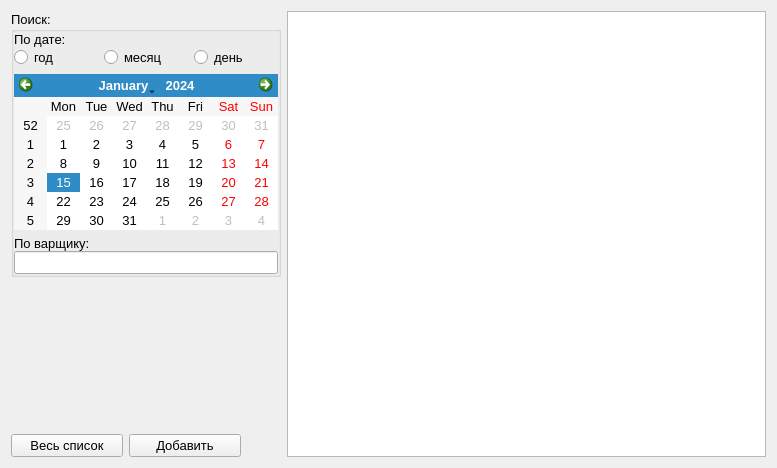
<?xml version="1.0" encoding="UTF-8"?>
<ui version="4.0">
 <class>MainWindow</class>
 <widget class="QMainWindow" name="MainWindow">
  <property name="geometry">
   <rect>
    <x>0</x>
    <y>0</y>
    <width>777</width>
    <height>468</height>
   </rect>
  </property>
  <property name="windowTitle">
   <string>MainWindow</string>
  </property>
  <widget class="QWidget" name="centralWidget">
   <layout class="QHBoxLayout" name="horizontalLayout_4">
    <item>
     <layout class="QVBoxLayout" name="verticalLayout_6">
      <item>
       <widget class="QGroupBox" name="groupBox_4">
        <property name="sizePolicy">
         <sizepolicy hsizetype="Fixed" vsizetype="Preferred">
          <horstretch>0</horstretch>
          <verstretch>0</verstretch>
         </sizepolicy>
        </property>
        <property name="font">
         <font>
          <pointsize>10</pointsize>
         </font>
        </property>
        <property name="title">
         <string>Поиск:</string>
        </property>
        <layout class="QVBoxLayout" name="verticalLayout_5">
         <property name="spacing">
          <number>6</number>
         </property>
         <property name="leftMargin">
          <number>0</number>
         </property>
         <property name="topMargin">
          <number>0</number>
         </property>
         <property name="rightMargin">
          <number>0</number>
         </property>
         <property name="bottomMargin">
          <number>0</number>
         </property>
         <item>
          <layout class="QVBoxLayout" name="verticalLayout">
           <property name="spacing">
            <number>0</number>
           </property>
           <item>
            <widget class="QLabel" name="label_3">
             <property name="text">
              <string>По дате:</string>
             </property>
            </widget>
           </item>
           <item>
            <layout class="QHBoxLayout" name="horizontalLayout">
             <item>
              <widget class="QRadioButton" name="rYear">
               <property name="font">
                <font>
                 <pointsize>10</pointsize>
                </font>
               </property>
               <property name="text">
                <string>год</string>
               </property>
              </widget>
             </item>
             <item>
              <widget class="QRadioButton" name="rMonth">
               <property name="font">
                <font>
                 <pointsize>10</pointsize>
                </font>
               </property>
               <property name="text">
                <string>месяц</string>
               </property>
              </widget>
             </item>
             <item>
              <widget class="QRadioButton" name="rDay">
               <property name="font">
                <font>
                 <pointsize>10</pointsize>
                </font>
               </property>
               <property name="text">
                <string>день</string>
               </property>
              </widget>
             </item>
            </layout>
           </item>
          </layout>
         </item>
         <item>
          <widget class="QCalendarWidget" name="dateEdit"/>
         </item>
         <item>
          <layout class="QVBoxLayout" name="verticalLayout_2">
           <property name="spacing">
            <number>0</number>
           </property>
           <item>
            <widget class="QLabel" name="label_2">
             <property name="text">
              <string>По варщику:</string>
             </property>
            </widget>
           </item>
           <item>
            <widget class="QLineEdit" name="edtSearch">
             <property name="font">
              <font>
               <pointsize>10</pointsize>
              </font>
             </property>
            </widget>
           </item>
          </layout>
         </item>
        </layout>
       </widget>
      </item>
      <item>
       <spacer name="verticalSpacer">
        <property name="orientation">
         <enum>Qt::Vertical</enum>
        </property>
        <property name="sizeHint" stdset="0">
         <size>
          <width>20</width>
          <height>40</height>
         </size>
        </property>
       </spacer>
      </item>
      <item>
       <layout class="QHBoxLayout" name="horizontalLayout_3">
        <item>
         <widget class="QPushButton" name="btnAll">
          <property name="font">
           <font>
            <pointsize>10</pointsize>
           </font>
          </property>
          <property name="text">
           <string>Весь список</string>
          </property>
         </widget>
        </item>
        <item>
         <widget class="QPushButton" name="addData">
          <property name="sizePolicy">
           <sizepolicy hsizetype="Preferred" vsizetype="Fixed">
            <horstretch>0</horstretch>
            <verstretch>0</verstretch>
           </sizepolicy>
          </property>
          <property name="font">
           <font>
            <pointsize>10</pointsize>
           </font>
          </property>
          <property name="text">
           <string>Добавить</string>
          </property>
         </widget>
        </item>
        <item>
         <spacer name="horizontalSpacer">
          <property name="orientation">
           <enum>Qt::Horizontal</enum>
          </property>
          <property name="sizeType">
           <enum>QSizePolicy::Preferred</enum>
          </property>
          <property name="sizeHint" stdset="0">
           <size>
            <width>40</width>
            <height>20</height>
           </size>
          </property>
         </spacer>
        </item>
       </layout>
      </item>
     </layout>
    </item>
    <item>
     <widget class="QTableView" name="tableView">
      <property name="font">
       <font>
        <pointsize>10</pointsize>
       </font>
      </property>
     </widget>
    </item>
   </layout>
  </widget>
 </widget>
 <layoutdefault spacing="6" margin="11"/>
 <resources/>
 <connections/>
</ui>
